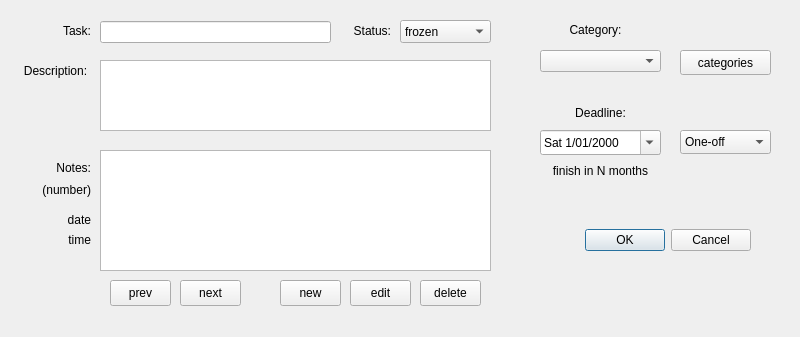
<?xml version="1.0" encoding="UTF-8"?>
<ui version="4.0">
 <class>TaskDialog</class>
 <widget class="QDialog" name="TaskDialog">
  <property name="geometry">
   <rect>
    <x>0</x>
    <y>0</y>
    <width>800</width>
    <height>337</height>
   </rect>
  </property>
  <property name="windowTitle">
   <string>Dialog</string>
  </property>
  <widget class="QDialogButtonBox" name="buttonBox">
   <property name="geometry">
    <rect>
     <x>570</x>
     <y>220</y>
     <width>181</width>
     <height>41</height>
    </rect>
   </property>
   <property name="orientation">
    <enum>Qt::Horizontal</enum>
   </property>
   <property name="standardButtons">
    <set>QDialogButtonBox::Cancel|QDialogButtonBox::Ok</set>
   </property>
  </widget>
  <widget class="QLabel" name="nameLabel">
   <property name="geometry">
    <rect>
     <x>20</x>
     <y>20</y>
     <width>71</width>
     <height>21</height>
    </rect>
   </property>
   <property name="text">
    <string>Task:</string>
   </property>
   <property name="alignment">
    <set>Qt::AlignRight|Qt::AlignTrailing|Qt::AlignVCenter</set>
   </property>
  </widget>
  <widget class="QLineEdit" name="nameEdit">
   <property name="geometry">
    <rect>
     <x>100</x>
     <y>21</y>
     <width>231</width>
     <height>22</height>
    </rect>
   </property>
  </widget>
  <widget class="QPlainTextEdit" name="descriptionEdit">
   <property name="geometry">
    <rect>
     <x>100</x>
     <y>60</y>
     <width>391</width>
     <height>71</height>
    </rect>
   </property>
  </widget>
  <widget class="QLabel" name="label_8">
   <property name="geometry">
    <rect>
     <x>340</x>
     <y>20</y>
     <width>51</width>
     <height>21</height>
    </rect>
   </property>
   <property name="text">
    <string>Status:</string>
   </property>
   <property name="alignment">
    <set>Qt::AlignRight|Qt::AlignTrailing|Qt::AlignVCenter</set>
   </property>
  </widget>
  <widget class="QComboBox" name="statusCombo">
   <property name="geometry">
    <rect>
     <x>400</x>
     <y>20</y>
     <width>91</width>
     <height>23</height>
    </rect>
   </property>
   <property name="currentIndex">
    <number>0</number>
   </property>
   <item>
    <property name="text">
     <string>frozen</string>
    </property>
   </item>
   <item>
    <property name="text">
     <string>to do</string>
    </property>
   </item>
   <item>
    <property name="text">
     <string>done</string>
    </property>
   </item>
  </widget>
  <widget class="QLabel" name="label_3">
   <property name="geometry">
    <rect>
     <x>20</x>
     <y>60</y>
     <width>71</width>
     <height>21</height>
    </rect>
   </property>
   <property name="text">
    <string>Description:</string>
   </property>
   <property name="alignment">
    <set>Qt::AlignCenter</set>
   </property>
   <property name="wordWrap">
    <bool>true</bool>
   </property>
  </widget>
  <widget class="QLabel" name="label_9">
   <property name="geometry">
    <rect>
     <x>560</x>
     <y>100</y>
     <width>81</width>
     <height>25</height>
    </rect>
   </property>
   <property name="text">
    <string>Deadline:</string>
   </property>
   <property name="alignment">
    <set>Qt::AlignCenter</set>
   </property>
  </widget>
  <widget class="QLabel" name="label_10">
   <property name="geometry">
    <rect>
     <x>40</x>
     <y>160</y>
     <width>51</width>
     <height>16</height>
    </rect>
   </property>
   <property name="text">
    <string>Notes:</string>
   </property>
   <property name="alignment">
    <set>Qt::AlignRight|Qt::AlignTrailing|Qt::AlignVCenter</set>
   </property>
  </widget>
  <widget class="QTextBrowser" name="notesEdit">
   <property name="geometry">
    <rect>
     <x>100</x>
     <y>150</y>
     <width>391</width>
     <height>121</height>
    </rect>
   </property>
  </widget>
  <widget class="QPushButton" name="prevNoteButton">
   <property name="geometry">
    <rect>
     <x>110</x>
     <y>280</y>
     <width>61</width>
     <height>26</height>
    </rect>
   </property>
   <property name="text">
    <string>prev</string>
   </property>
  </widget>
  <widget class="QPushButton" name="nextNoteButton">
   <property name="geometry">
    <rect>
     <x>180</x>
     <y>280</y>
     <width>61</width>
     <height>26</height>
    </rect>
   </property>
   <property name="text">
    <string>next</string>
   </property>
  </widget>
  <widget class="QPushButton" name="editNoteButton">
   <property name="geometry">
    <rect>
     <x>350</x>
     <y>280</y>
     <width>61</width>
     <height>26</height>
    </rect>
   </property>
   <property name="text">
    <string>edit</string>
   </property>
  </widget>
  <widget class="QLabel" name="label_17">
   <property name="geometry">
    <rect>
     <x>560</x>
     <y>20</y>
     <width>71</width>
     <height>20</height>
    </rect>
   </property>
   <property name="text">
    <string>Category:</string>
   </property>
   <property name="alignment">
    <set>Qt::AlignCenter</set>
   </property>
  </widget>
  <widget class="QComboBox" name="categoriesCombo">
   <property name="geometry">
    <rect>
     <x>540</x>
     <y>50</y>
     <width>121</width>
     <height>22</height>
    </rect>
   </property>
   <property name="toolTip">
    <string>&lt;html&gt;&lt;head/&gt;&lt;body&gt;&lt;p&gt;Select category or type in the new one&lt;/p&gt;&lt;/body&gt;&lt;/html&gt;</string>
   </property>
   <property name="maxVisibleItems">
    <number>5</number>
   </property>
   <property name="insertPolicy">
    <enum>QComboBox::InsertAlphabetically</enum>
   </property>
  </widget>
  <widget class="QLabel" name="noteDateLabel">
   <property name="geometry">
    <rect>
     <x>30</x>
     <y>210</y>
     <width>61</width>
     <height>20</height>
    </rect>
   </property>
   <property name="text">
    <string>date</string>
   </property>
   <property name="alignment">
    <set>Qt::AlignRight|Qt::AlignTrailing|Qt::AlignVCenter</set>
   </property>
  </widget>
  <widget class="QLabel" name="noteTimeLabel">
   <property name="geometry">
    <rect>
     <x>30</x>
     <y>230</y>
     <width>61</width>
     <height>20</height>
    </rect>
   </property>
   <property name="text">
    <string>time</string>
   </property>
   <property name="alignment">
    <set>Qt::AlignRight|Qt::AlignTrailing|Qt::AlignVCenter</set>
   </property>
  </widget>
  <widget class="QPushButton" name="deleteNoteButton">
   <property name="geometry">
    <rect>
     <x>420</x>
     <y>280</y>
     <width>61</width>
     <height>26</height>
    </rect>
   </property>
   <property name="text">
    <string>delete</string>
   </property>
  </widget>
  <widget class="QLabel" name="noteNumberLabel">
   <property name="geometry">
    <rect>
     <x>30</x>
     <y>180</y>
     <width>61</width>
     <height>20</height>
    </rect>
   </property>
   <property name="text">
    <string>(number)</string>
   </property>
   <property name="alignment">
    <set>Qt::AlignRight|Qt::AlignTrailing|Qt::AlignVCenter</set>
   </property>
  </widget>
  <widget class="QPushButton" name="newNoteButton">
   <property name="geometry">
    <rect>
     <x>280</x>
     <y>280</y>
     <width>61</width>
     <height>26</height>
    </rect>
   </property>
   <property name="text">
    <string>new</string>
   </property>
  </widget>
  <widget class="QLabel" name="urgencyLabel">
   <property name="geometry">
    <rect>
     <x>530</x>
     <y>160</y>
     <width>141</width>
     <height>21</height>
    </rect>
   </property>
   <property name="text">
    <string>finish in N months</string>
   </property>
   <property name="alignment">
    <set>Qt::AlignCenter</set>
   </property>
  </widget>
  <widget class="QDateEdit" name="deadlineDate">
   <property name="geometry">
    <rect>
     <x>540</x>
     <y>130</y>
     <width>121</width>
     <height>25</height>
    </rect>
   </property>
   <property name="displayFormat">
    <string>ddd d/MM/yyyy</string>
   </property>
   <property name="calendarPopup">
    <bool>true</bool>
   </property>
  </widget>
  <widget class="QComboBox" name="repetitionCombo">
   <property name="geometry">
    <rect>
     <x>680</x>
     <y>130</y>
     <width>91</width>
     <height>24</height>
    </rect>
   </property>
   <item>
    <property name="text">
     <string>One-off</string>
    </property>
   </item>
   <item>
    <property name="text">
     <string>Daily</string>
    </property>
   </item>
   <item>
    <property name="text">
     <string>Weekly</string>
    </property>
   </item>
   <item>
    <property name="text">
     <string>Fortnightly</string>
    </property>
   </item>
   <item>
    <property name="text">
     <string>Monthly</string>
    </property>
   </item>
   <item>
    <property name="text">
     <string>Annualy</string>
    </property>
   </item>
  </widget>
  <widget class="QPushButton" name="categoriesButton">
   <property name="geometry">
    <rect>
     <x>680</x>
     <y>50</y>
     <width>91</width>
     <height>25</height>
    </rect>
   </property>
   <property name="text">
    <string>categories</string>
   </property>
  </widget>
 </widget>
 <resources/>
 <connections>
  <connection>
   <sender>buttonBox</sender>
   <signal>accepted()</signal>
   <receiver>TaskDialog</receiver>
   <slot>accept()</slot>
   <hints>
    <hint type="sourcelabel">
     <x>248</x>
     <y>254</y>
    </hint>
    <hint type="destinationlabel">
     <x>157</x>
     <y>274</y>
    </hint>
   </hints>
  </connection>
  <connection>
   <sender>buttonBox</sender>
   <signal>rejected()</signal>
   <receiver>TaskDialog</receiver>
   <slot>reject()</slot>
   <hints>
    <hint type="sourcelabel">
     <x>316</x>
     <y>260</y>
    </hint>
    <hint type="destinationlabel">
     <x>286</x>
     <y>274</y>
    </hint>
   </hints>
  </connection>
 </connections>
</ui>
